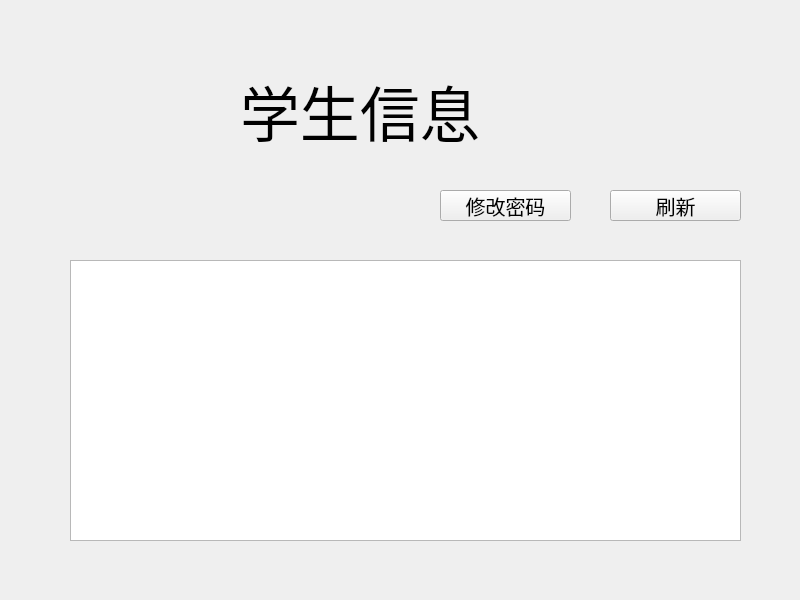
<?xml version="1.0" encoding="UTF-8"?>
<ui version="4.0">
 <class>Widget</class>
 <widget class="QWidget" name="Widget">
  <property name="geometry">
   <rect>
    <x>0</x>
    <y>0</y>
    <width>800</width>
    <height>600</height>
   </rect>
  </property>
  <property name="minimumSize">
   <size>
    <width>0</width>
    <height>0</height>
   </size>
  </property>
  <property name="maximumSize">
   <size>
    <width>16777215</width>
    <height>16777215</height>
   </size>
  </property>
  <property name="windowTitle">
   <string>学生信息管理系统-学生端</string>
  </property>
  <widget class="QLabel" name="label">
   <property name="geometry">
    <rect>
     <x>20</x>
     <y>180</y>
     <width>401</width>
     <height>41</height>
    </rect>
   </property>
   <property name="font">
    <font>
     <pointsize>25</pointsize>
    </font>
   </property>
   <property name="text">
    <string/>
   </property>
  </widget>
  <widget class="QLabel" name="label_3">
   <property name="geometry">
    <rect>
     <x>240</x>
     <y>70</y>
     <width>381</width>
     <height>81</height>
    </rect>
   </property>
   <property name="font">
    <font>
     <pointsize>45</pointsize>
    </font>
   </property>
   <property name="text">
    <string>学生信息</string>
   </property>
  </widget>
  <widget class="QTableView" name="tableView">
   <property name="geometry">
    <rect>
     <x>70</x>
     <y>260</y>
     <width>671</width>
     <height>281</height>
    </rect>
   </property>
  </widget>
  <widget class="QPushButton" name="pushButton_2">
   <property name="geometry">
    <rect>
     <x>610</x>
     <y>190</y>
     <width>131</width>
     <height>31</height>
    </rect>
   </property>
   <property name="font">
    <font>
     <pointsize>15</pointsize>
    </font>
   </property>
   <property name="text">
    <string>刷新</string>
   </property>
  </widget>
  <widget class="QPushButton" name="pushButton_3">
   <property name="geometry">
    <rect>
     <x>440</x>
     <y>190</y>
     <width>131</width>
     <height>31</height>
    </rect>
   </property>
   <property name="font">
    <font>
     <pointsize>15</pointsize>
    </font>
   </property>
   <property name="text">
    <string>修改密码</string>
   </property>
  </widget>
  <zorder>label</zorder>
  <zorder>label_3</zorder>
  <zorder>pushButton_2</zorder>
  <zorder>pushButton_3</zorder>
  <zorder>tableView</zorder>
 </widget>
 <resources/>
 <connections/>
</ui>
